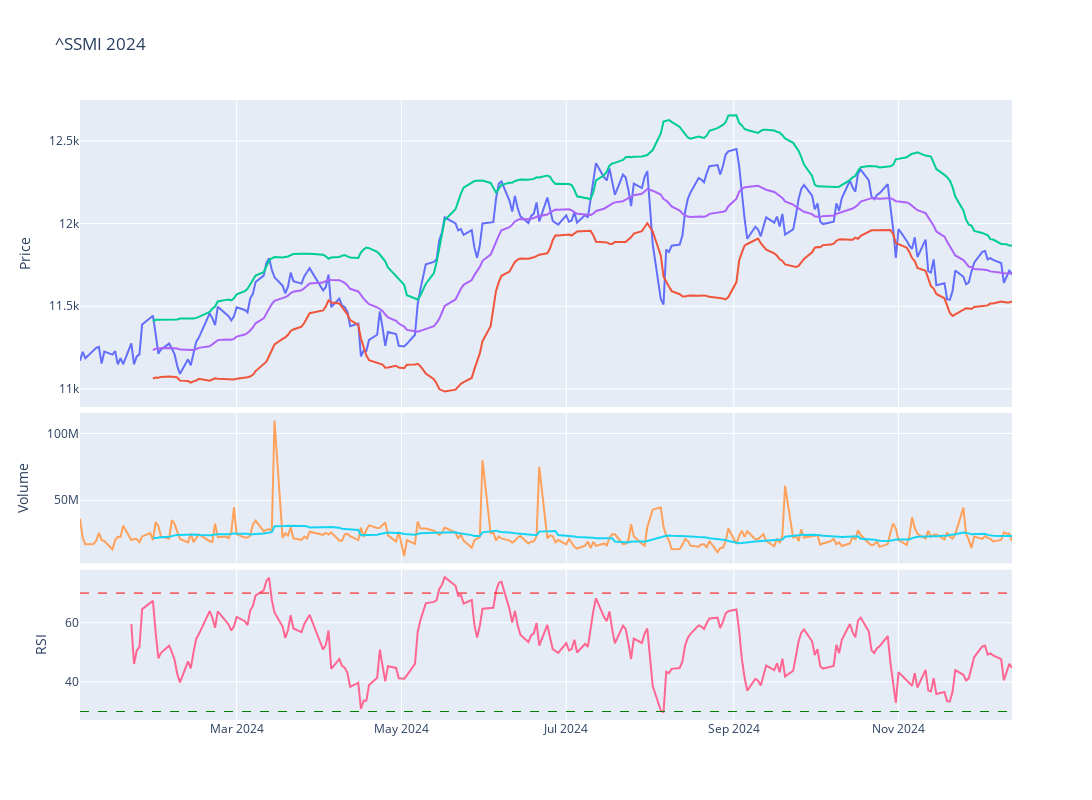

The cell this chart's notebook holds for it:
### Code cell
# Plot the adjusted close price
fig = make_subplots(rows=4, cols=1,shared_xaxes=True,vertical_spacing=0.01,specs=[[{'rowspan':2,'colspan':1}],[None],[{'rowspan':1,'colspan':1}],[{'rowspan':1,'colspan':1}]])

# Graph (1,1)
fig.add_trace(go.Scatter(x=stock_ticker['Adj Close'].loc[year].index,y=stock_ticker['Adj Close'].loc[year],mode="lines",name=f'{ticker}'),row=1,col=1)
fig.add_trace(go.Scatter(x=stock_ticker['BB_Lower'].loc[year].index,y=stock_ticker['BB_Lower'].loc[year],mode="lines",name='BB_Lower'),row=1,col=1)
fig.add_trace(go.Scatter(x=stock_ticker['BB_Upper'].loc[year].index,y=stock_ticker['BB_Upper'].loc[year],mode="lines",name='BB_Upper'),row=1,col=1)
fig.add_trace(go.Scatter(x=stock_ticker['MMA20'].loc[year].index,y=stock_ticker['MMA20'].loc[year],mode="lines",name='MMA20'),row=1,col=1)
# Update xaxis properties
fig.update_yaxes(title_text="Price", row=1, col=1)

# Graph (3,1)
fig.add_trace(go.Scatter(x=stock_ticker['Volume'].loc[year].index,y=stock_ticker['Volume'].loc[year],mode="lines",name='Volume'),row=3, col=1)
fig.add_trace(go.Scatter(x=stock_ticker['Volume'].loc[year].index,y=stock_ticker['Volume'].loc[year].rolling(20).mean(),mode="lines",name='MMA20'),row=3,col=1)
fig.update_yaxes(title_text="Volume", row=3, col=1)

# Graph (4,1)
fig.add_trace(go.Scatter(x=stock_ticker['RSI'].loc[year].index,y=stock_ticker['RSI'].loc[year],mode="lines",name='RSI'),row=4, col=1)
fig.add_hline(y=30, line_width=1, line_dash="dash", line_color="green",row=4,col=1)
fig.add_hline(y=70, line_width=1, line_dash="dash", line_color="red",row=4,col=1)
fig.update_yaxes(title_text="RSI", row=4, col=1)

fig.update_layout(height=800, width=1300,showlegend=False,title=f"{ticker} {year}")

fig.show()

### Figure 1 — Plotly figure (JSON) as saved in the notebook; plotly's stock layout.template omitted (floating-point values rounded to 4 significant figures; data arrays with more than 128 entries replaced by an {"elided": "..."} marker saying what was removed)
{"data": [{"mode": "lines", "name": "^SSMI", "type": "scatter", "x": {"elided": "241 str values"}, "xaxis": "x", "y": {"elided": "241 float values"}, "yaxis": "y"}, {"mode": "lines", "name": "BB_Lower", "type": "scatter", "x": {"elided": "241 str values"}, "xaxis": "x", "y": {"elided": "241 float values"}, "yaxis": "y"}, {"mode": "lines", "name": "BB_Upper", "type": "scatter", "x": {"elided": "241 str values"}, "xaxis": "x", "y": {"elided": "241 float values"}, "yaxis": "y"}, {"mode": "lines", "name": "MMA20", "type": "scatter", "x": {"elided": "241 str values"}, "xaxis": "x", "y": {"elided": "241 float values"}, "yaxis": "y"}, {"mode": "lines", "name": "Volume", "type": "scatter", "x": {"elided": "241 str values"}, "xaxis": "x2", "y": {"elided": "241 int values"}, "yaxis": "y2"}, {"mode": "lines", "name": "MMA20", "type": "scatter", "x": {"elided": "241 str values"}, "xaxis": "x2", "y": {"elided": "241 int values"}, "yaxis": "y2"}, {"mode": "lines", "name": "RSI", "type": "scatter", "x": {"elided": "241 str values"}, "xaxis": "x3", "y": {"elided": "241 float values"}, "yaxis": "y3"}], "layout": {"height": 800, "shapes": [{"line": {"color": "green", "dash": "dash", "width": 1}, "type": "line", "x0": 0, "x1": 1, "xref": "x3 domain", "y0": 30, "y1": 30, "yref": "y3"}, {"line": {"color": "red", "dash": "dash", "width": 1}, "type": "line", "x0": 0, "x1": 1, "xref": "x3 domain", "y0": 70, "y1": 70, "yref": "y3"}], "showlegend": false, "title": {"text": "^SSMI 2024"}, "width": 1300, "xaxis": {"anchor": "y", "domain": [0, 1], "matches": "x3", "showticklabels": false}, "xaxis2": {"anchor": "y2", "domain": [0, 1], "matches": "x3", "showticklabels": false}, "xaxis3": {"anchor": "y3", "domain": [0, 1]}, "yaxis": {"anchor": "x", "domain": [0.505, 1], "title": {"text": "Price"}}, "yaxis2": {"anchor": "x2", "domain": [0.2525, 0.495], "title": {"text": "Volume"}}, "yaxis3": {"anchor": "x3", "domain": [0, 0.2425], "title": {"text": "RSI"}}}}
